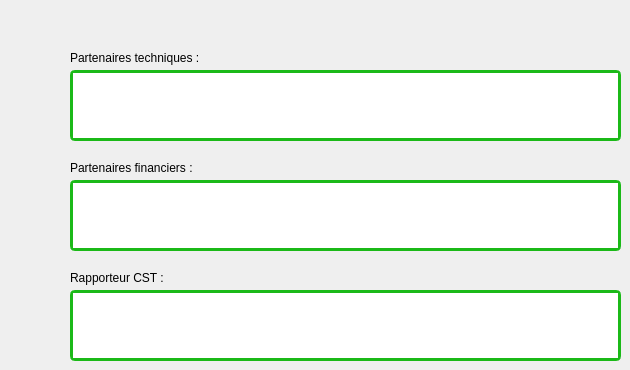
   <widget class="QWidget" name="tab_6">
    <attribute name="title">
     <string>Partenaires</string>
    </attribute>
    <widget class="QLabel" name="label_55">
     <property name="geometry">
      <rect>
       <x>70</x>
       <y>50</y>
       <width>271</width>
       <height>16</height>
      </rect>
     </property>
     <property name="font">
      <font>
       <weight>50</weight>
       <bold>false</bold>
      </font>
     </property>
     <property name="text">
      <string>Partenaires techniques :</string>
     </property>
    </widget>
    <widget class="QLabel" name="label_121">
     <property name="geometry">
      <rect>
       <x>70</x>
       <y>160</y>
       <width>291</width>
       <height>16</height>
      </rect>
     </property>
     <property name="font">
      <font>
       <weight>50</weight>
       <bold>false</bold>
      </font>
     </property>
     <property name="text">
      <string>Partenaires financiers :</string>
     </property>
    </widget>
    <widget class="QLabel" name="label_124">
     <property name="geometry">
      <rect>
       <x>70</x>
       <y>270</y>
       <width>331</width>
       <height>16</height>
      </rect>
     </property>
     <property name="font">
      <font>
       <weight>50</weight>
       <bold>false</bold>
      </font>
     </property>
     <property name="text">
      <string>Rapporteur CST :</string>
     </property>
    </widget>
    <widget class="QPlainTextEdit" name="partenaires_techniques">
     <property name="geometry">
      <rect>
       <x>70</x>
       <y>70</y>
       <width>551</width>
       <height>71</height>
      </rect>
     </property>
     <property name="font">
      <font>
       <weight>50</weight>
       <bold>false</bold>
      </font>
     </property>
     <property name="styleSheet">
      <string notr="true">border-style: solid; border-radius: 5px; border-width: 3px; border-color: rgb(27, 185, 24);</string>
     </property>
    </widget>
    <widget class="QPlainTextEdit" name="partenaires_financiers">
     <property name="geometry">
      <rect>
       <x>70</x>
       <y>180</y>
       <width>551</width>
       <height>71</height>
      </rect>
     </property>
     <property name="font">
      <font>
       <weight>50</weight>
       <bold>false</bold>
      </font>
     </property>
     <property name="styleSheet">
      <string notr="true">border-style: solid; border-radius: 5px; border-width: 3px; border-color: rgb(27, 185, 24);</string>
     </property>
    </widget>
    <widget class="QPlainTextEdit" name="rapporteur_cst">
     <property name="geometry">
      <rect>
       <x>70</x>
       <y>290</y>
       <width>551</width>
       <height>71</height>
      </rect>
     </property>
     <property name="font">
      <font>
       <weight>50</weight>
       <bold>false</bold>
      </font>
     </property>
     <property name="styleSheet">
      <string notr="true">border-style: solid; border-radius: 5px; border-width: 3px; border-color: rgb(27, 185, 24);</string>
     </property>
    </widget>
   </widget>
